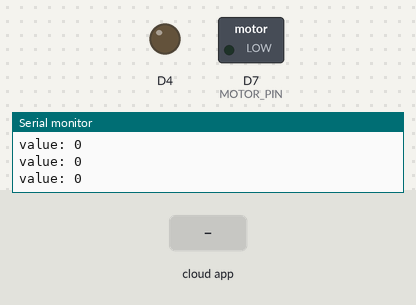
Simulated run of this sketch. Board: ESP8266 (NodeMCU). On the bench: switched loads named in the sketch (green lamp = pin HIGH), output pins drawn as LEDs (lit = HIGH, except the on-board LED, lit = LOW), the last lines printed to the serial monitor. Inputs (shaded band) come from the test bench. WiFi joins after 1.5 s; servers stay silent unless stated; the Firebase database answers and starts empty.

Above: at 10.7 s.
10.8 s: the phone or cloud app sets value to 1
At 11.7 s:
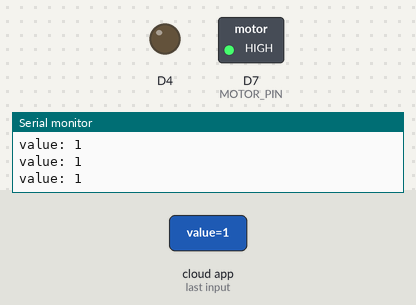
12.4 s: the phone or cloud app sets value to 0
At 12.9 s:
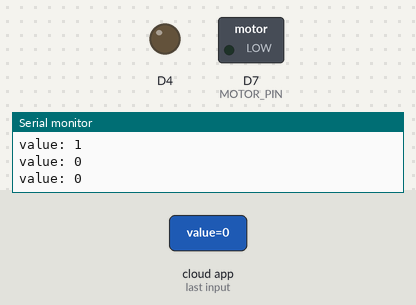
Timing chart, 0 to 15.4 s (numbered marks = the images above; inputs shaded):
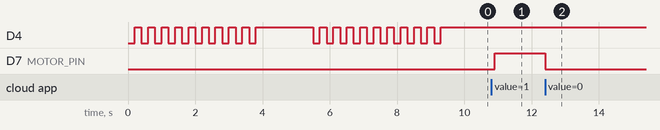

Measured:
- after the input at 10.8 s, D7 (MOTOR_PIN): LOW → HIGH after 0.10 s
- after the input at 12.4 s, D7 (MOTOR_PIN): HIGH → LOW at once

The sketch:

motor.ino
```cpp
#if defined(ESP8266)
#define MOTOR_PIN D7
#endif
#include <ESP8266WiFi.h>
#include <FirebaseESP8266.h>
#if defined(ESP8266)
#define BUZZER_PIN D7
// #elif defined(ESP32)
// #define RELAY_PIN 13
#endif
FirebaseConfig config;
FirebaseAuth auth;
FirebaseData fbdo;

#define DB_URL "https://long-bc130-default-rtdb.asia-southeast1.firebasedatabase.app/"
#define DB_SECRET "Gj0w1L8JKWJQmHzltn9lzsxxOVJZdbjLhxFIUi7c"
#define AP_SSID "HSU_Students"
#define AP_PASSWORD "dhhs12cnvch"
void setup() {
  Serial.begin(115200);
  initMotor();
  initWifi();
  initFirebase();
}

void loop() {
  int value = getValueFromFirebase();
  if (value) {
    onMotor();
  } else {
    offMotor();
  }
  delay(100);
}

void initMotor() {
  pinMode (MOTOR_PIN, OUTPUT);
}

void onMotor() {
  digitalWrite(MOTOR_PIN, HIGH);
}

void offMotor() {
  digitalWrite(MOTOR_PIN, LOW);
}

void initWifi() {
  blinkBuiltinLed(10);
  Serial.print("\nConnecting to "); Serial.print(AP_SSID);
  WiFi.begin(AP_SSID, AP_PASSWORD);
  while (WiFi.status() != WL_CONNECTED) { delay(500); Serial.print("."); }
  Serial.print("\nWiFi connected, IP address: "); Serial.println(WiFi.localIP());
  WiFi.setAutoReconnect(true); WiFi.persistent(true);
  blinkBuiltinLed(10);
}

void blinkBuiltinLed(int n) {
  pinMode(BUILTIN_LED, OUTPUT);
  for (int i = 1; i <= n; i++) {
    #if defined(ESP8266)
      digitalWrite(BUILTIN_LED, LOW); delay(200);
      digitalWrite(BUILTIN_LED, HIGH); delay(200);
    #elif defined(ESP32)
      digitalWrite(BUILTIN_LED, HIGH); delay(200);
      digitalWrite(BUILTIN_LED, LOW); delay(200);
    #endif
  }
}
void initFirebase() {
  config.database_url = DB_URL;
  config.signer.tokens.legacy_token = DB_SECRET;
  Firebase.begin(&config, &auth);
  Firebase.reconnectNetwork(true);
}

int getValueFromFirebase() {
  int value = -1;
  if (Firebase.ready()) {
    if (Firebase.getInt(fbdo, "MOTOR/value")) value = fbdo.intData();
    Serial.println("value: " + String(value));
  }
  return value;
}
```
